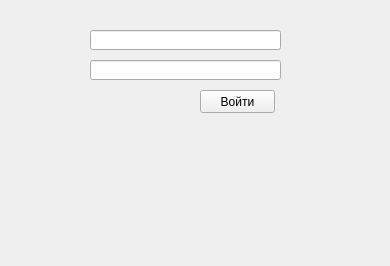
<?xml version="1.0" encoding="UTF-8"?>
<ui version="4.0">
 <class>LogIn</class>
 <widget class="QWidget" name="LogIn">
  <property name="geometry">
   <rect>
    <x>0</x>
    <y>0</y>
    <width>390</width>
    <height>266</height>
   </rect>
  </property>
  <property name="windowTitle">
   <string>Form</string>
  </property>
  <widget class="QPushButton" name="pushButton">
   <property name="geometry">
    <rect>
     <x>200</x>
     <y>90</y>
     <width>75</width>
     <height>23</height>
    </rect>
   </property>
   <property name="text">
    <string>Войти</string>
   </property>
  </widget>
  <widget class="QLineEdit" name="lineEdit">
   <property name="geometry">
    <rect>
     <x>90</x>
     <y>30</y>
     <width>191</width>
     <height>20</height>
    </rect>
   </property>
  </widget>
  <widget class="QLineEdit" name="lineEdit_2">
   <property name="geometry">
    <rect>
     <x>90</x>
     <y>60</y>
     <width>191</width>
     <height>20</height>
    </rect>
   </property>
  </widget>
 </widget>
 <resources/>
 <connections/>
</ui>
